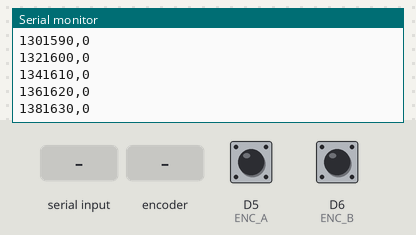
Recording of a sketch running on a simulated Arduino Zero (SAMD21). Parts: the last lines printed to the serial monitor. The inputs (shaded band) are chosen by the test bench; at power-on: D5 (ENC_A) HIGH, D6 (ENC_B) HIGH.

Above: at 1.4 s.
1.5 s: "T" received over Serial
3.0 s: "R" received over Serial
At 3.7 s:
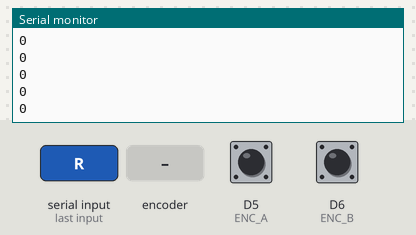
4.5 s: "C" received over Serial
At 5.1 s:
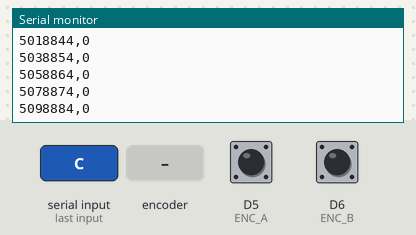
6.0 s: rotary encoder on D5 (ENC_A) / D6 (ENC_B) turned 1 step (first pin leading)
7.7 s: rotary encoder on D5 (ENC_A) / D6 (ENC_B) turned 1 step (first pin leading)
Timing chart, 0 to 10.4 s (numbered marks = the images above; inputs shaded):
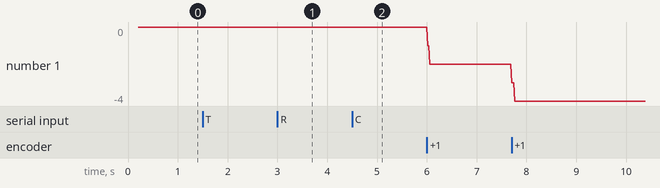

Measured:
- after the input at 4.5 s, the serial monitor: prints a new line at once (image 2)

The sketch:

main.ino
```cpp
// ======================================================
// Encoder streamer for Servo test stand
// (structure matched to Thrust/main/main.ino)
//
// Serial protocol:
//  - Streams CSV lines: arduino_us,enc_count
//  - Send 'T' over serial to zero the encoder (prints "# TARE_DONE")
// ======================================================

#define Serial SerialUSB

// =========================
// User settings
// =========================
#define STREAM_HZ 50 // output frequency to PC

// Encoder pins - D5 and D6 confirmed interrupt-capable on Arduino M0
const int ENC_A = 5;
const int ENC_B = 6;

volatile long encoderCount = 0;
volatile long encoderOffset = 0;

enum OutputMode : uint8_t {
  OUTPUT_CSV = 0,
  OUTPUT_RAW = 1,
};
volatile OutputMode outputMode = OUTPUT_CSV;

// Timing
unsigned long samplePeriodUs = 1000000UL / STREAM_HZ;
unsigned long lastSampleUs = 0;


void isrEncoderA() {
  // Quadrature decode on CHANGE: compare A and B for direction
  bool a = digitalRead(ENC_A);
  bool b = digitalRead(ENC_B);
  if (a == b) {
    encoderCount++;
  } else {
    encoderCount--;
  }
}


void performTare() {
  noInterrupts();
  encoderOffset = encoderCount;
  interrupts();
  Serial.println("# TARE_DONE");
}

void setOutputMode(OutputMode mode) {
  noInterrupts();
  outputMode = mode;
  interrupts();
  if (mode == OUTPUT_RAW) {
    Serial.println("# MODE_RAW");
  } else {
    Serial.println("# MODE_CSV");
  }
}


void setup() {
  Serial.begin(115200);
  while (!Serial) {}

  pinMode(ENC_A, INPUT_PULLUP);
  pinMode(ENC_B, INPUT_PULLUP);
  attachInterrupt(5, isrEncoderA, CHANGE);  // D5 confirmed working on this M0

  delay(200);
  Serial.println("# Arduino encoder streamer started");
  Serial.println("# Format (CSV): arduino_us,enc_count");
  Serial.println("# Commands: 'T' zero | 'R' raw mode | 'C' csv mode");
}


void loop() {
  unsigned long nowUs = micros();

  if (Serial.available()) {
    char c = Serial.read();
    if (c == 'T') {
      performTare();
    } else if (c == 'R') {
      setOutputMode(OUTPUT_RAW);
    } else if (c == 'C') {
      setOutputMode(OUTPUT_CSV);
    }
  }

  if ((nowUs - lastSampleUs) >= samplePeriodUs) {
    lastSampleUs = nowUs;

    long count;
    long offset;
    noInterrupts();
    count = encoderCount;
    offset = encoderOffset;
    interrupts();

    long tared = count - offset;

    OutputMode mode;
    noInterrupts();
    mode = outputMode;
    interrupts();

    if (mode == OUTPUT_RAW) {
      Serial.println(tared);
    } else {
      Serial.print(nowUs);
      Serial.print(",");
      Serial.println(tared);
    }
  }
}
```
